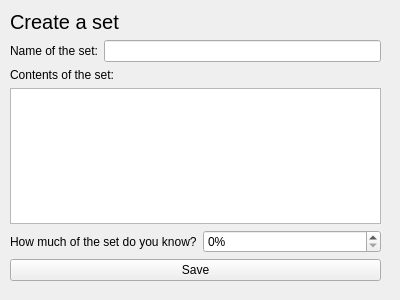
<?xml version="1.0" encoding="UTF-8"?>
<ui version="4.0">
 <class>textmemorise_createset</class>
 <widget class="QWidget" name="textmemorise_createset">
  <property name="geometry">
   <rect>
    <x>0</x>
    <y>0</y>
    <width>400</width>
    <height>300</height>
   </rect>
  </property>
  <property name="minimumSize">
   <size>
    <width>400</width>
    <height>300</height>
   </size>
  </property>
  <property name="maximumSize">
   <size>
    <width>400</width>
    <height>300</height>
   </size>
  </property>
  <property name="windowTitle">
   <string>Form</string>
  </property>
  <widget class="QWidget" name="verticalLayoutWidget">
   <property name="geometry">
    <rect>
     <x>10</x>
     <y>10</y>
     <width>371</width>
     <height>271</height>
    </rect>
   </property>
   <layout class="QVBoxLayout" name="main">
    <item>
     <widget class="QLabel" name="title">
      <property name="font">
       <font>
        <pointsize>15</pointsize>
       </font>
      </property>
      <property name="text">
       <string>Create a set</string>
      </property>
     </widget>
    </item>
    <item>
     <layout class="QHBoxLayout" name="setTitleBox">
      <item>
       <widget class="QLabel" name="label">
        <property name="text">
         <string>Name of the set:</string>
        </property>
       </widget>
      </item>
      <item>
       <widget class="QLineEdit" name="setTitle"/>
      </item>
     </layout>
    </item>
    <item>
     <widget class="QLabel" name="label_2">
      <property name="text">
       <string>Contents of the set:</string>
      </property>
     </widget>
    </item>
    <item>
     <widget class="QPlainTextEdit" name="setContents"/>
    </item>
    <item>
     <layout class="QHBoxLayout" name="knowGuage">
      <item>
       <widget class="QLabel" name="label_3">
        <property name="text">
         <string>How much of the set do you know?</string>
        </property>
       </widget>
      </item>
      <item>
       <widget class="QSpinBox" name="setKnowPercent">
        <property name="suffix">
         <string>%</string>
        </property>
        <property name="maximum">
         <number>100</number>
        </property>
        <property name="singleStep">
         <number>10</number>
        </property>
       </widget>
      </item>
     </layout>
    </item>
    <item>
     <widget class="QPushButton" name="pushButton">
      <property name="text">
       <string>Save</string>
      </property>
     </widget>
    </item>
   </layout>
  </widget>
 </widget>
 <resources/>
 <connections/>
</ui>
